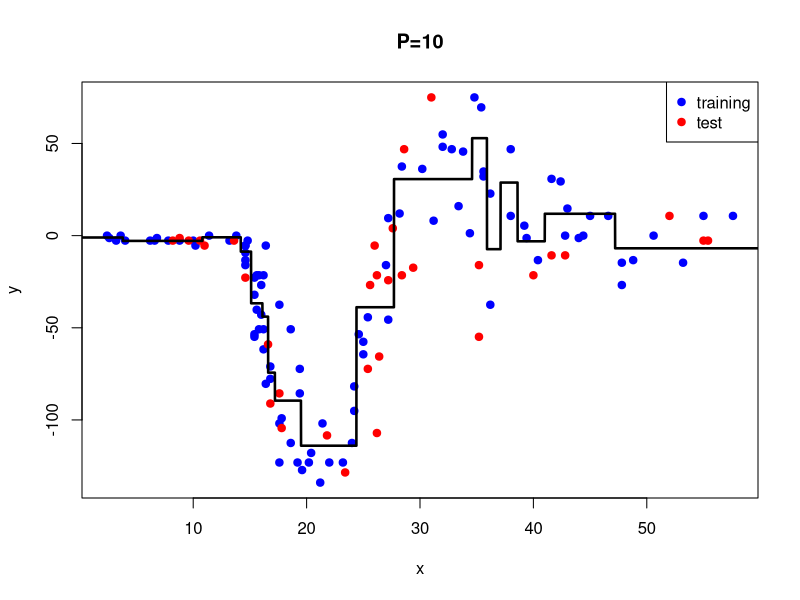
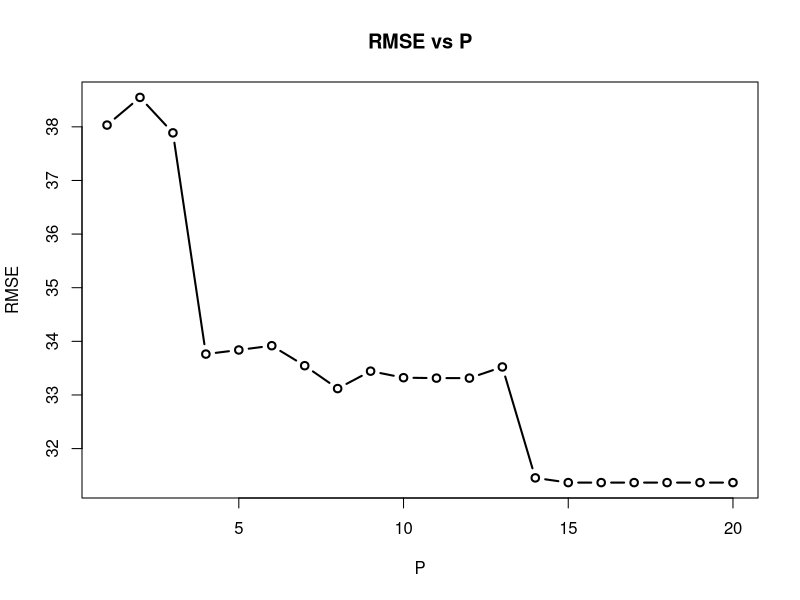

Recreate these plots in R, in order.
# read data into memory
rm(list=ls(all=TRUE))
data_set <- read.csv("hw05_data_set.csv")
set.seed(521)

#get x and y values
X <- data_set$x
y <- data_set$y

#since we have only one column for x, D is equal to 1.

#separate train and test data
train_indices <-  c(sample(which(X==X),100)) 
X_train <- X[train_indices]
y_train <- y[train_indices]
X_test <- X[-train_indices]
y_test <- y[-train_indices]

#define plot parameters
minimum_value <- -0
maximum_value <- +60
data_interval <- seq(from = minimum_value, to = maximum_value, by = 0.01)


# get numbers of train and test samples
N_train <- length(y_train)
N_test <- length(y_test)



##########################################################################################################
decisionTree <- function(P){
  
  # create necessary data structures
  node_indices <- list()
  is_terminal <- c()
  need_split <- c()
  currentMean <- c()
  node_splits <- c() 
  
  # put all training instances into the root node
  node_indices <- list(1:N_train)
  is_terminal <- c(FALSE)
  need_split <- c(TRUE)
  
  # learning algorithm
  while (1) {
    # find nodes that need splitting
    split_nodes <- which(need_split)
    # check whether we reach all terminal nodes
    if (length(split_nodes) == 0) {
      break
    }
    # find best split positions for all nodes
    for (split_node in split_nodes) {
      data_indices <- node_indices[[split_node]]
      need_split[split_node] <- FALSE
      best_score <- rep(0, 1)  #arbitrary choice to define or not since they are scalars.
      best_split <- rep(0, 1)
      
      unique_values <- sort(unique(X_train[data_indices]))
      if(length(unique_values)==1){
        is_terminal[split_node] <- TRUE
        need_split[split_node] <- FALSE
        node_splits[split_node]<- unique_values[1]
        currentMean[split_node] <- mean(y_train[data_indices])
      }
      else{
        split_positions <- (unique_values[-1] + unique_values[-length(unique_values)]) / 2
        split_scores <- rep(0, length(split_positions))
        
        for (s in 1:length(split_positions)) {
          left_indices <- data_indices[which(X_train[data_indices] < split_positions[s])]
          right_indices <- data_indices[which(X_train[data_indices] >= split_positions[s])]
          
          impurityLeft <- (1/length(data_indices)) * sum((y_train[left_indices] - mean(y_train[left_indices]))^2)
          impurityRight <- (1/length(data_indices)) * sum((y_train[right_indices] - mean(y_train[right_indices]))^2)
          split_scores[s] <- impurityLeft + impurityRight
        }
        
        best_score <- min(split_scores)
        best_split <- split_positions[which.min(split_scores)]  
        node_splits[split_node] <- best_split
        
        # create left node using the selected split
        left_indices <- data_indices[which(X_train[data_indices] < best_split)]
        node_indices[[2 * split_node]] <- left_indices
        
        if(length(left_indices) <= P){
          is_terminal[2 * split_node] <- TRUE
          need_split[2 * split_node] <- FALSE
          currentMean[2 * split_node] <- mean(y_train[left_indices])
          node_splits[2 * split_node]<- mean(left_indices)
        }
        else{
          is_terminal[2 * split_node] <- FALSE
          need_split[2 * split_node] <- TRUE
        }
        
        #create right node
        right_indices <- data_indices[which(X_train[data_indices] >= best_split)]
        node_indices[[2 * split_node + 1]] <- right_indices
        
        if(length(right_indices) <= P){
          is_terminal[2 * split_node+1] <- TRUE
          need_split[2 * split_node +1] <- FALSE
          currentMean[2 * split_node+1] <- mean(y_train[right_indices])
          node_splits[2 * split_node+1]<- mean(right_indices)
        }
        else{
          is_terminal[2 * split_node + 1] <- FALSE
          need_split[2 * split_node + 1] <- TRUE
        } 
      }
    }
  }
  
  # traverse tree for test data points
  y_predicted <- rep(0, N_test)
  for (i in 1:N_test) {
    index <- 1
    while (1) {
      if (is_terminal[index] == TRUE) {
        y_predicted[i] <- currentMean[index]
        break
      } else {
        if (X_test[i] <= node_splits[index]) {
          index <- index * 2
        } else {
          index <- index * 2 + 1
        }
      }
    }
  }
  
  #print RMSE value for given P
  RMSE <- sqrt(sum((y_predicted-y_test)^2)/N_test)
  print(paste0("RMSE is ", RMSE," when P is ", P))
  
  #create output list which we will need later
  treeOutput <- list()
  treeOutput[[1]] <- RMSE
  treeOutput[[2]] <- currentMean
  treeOutput[[3]] <- node_splits
  treeOutput[[4]] <- is_terminal
  
  return (treeOutput)
}


#solving the tree for P=10
outputq1 <- decisionTree(10)
y_mean <- outputq1[[2]]
node_splits <- outputq1[[3]]
is_terminal <- outputq1[[4]]


#tree plot
y_interval <- rep(0, length(data_interval))
for (i in 1:length(data_interval)) {
  index <- 1
  while (1) {
    if (is_terminal[index] == TRUE) {
      y_interval[i] <- y_mean[index]
      break
    } else {
      if (data_interval[i] <= node_splits[index]) {
        index <- index * 2
      } else {
        index <- index * 2 + 1
      }
    }
  }
}

plot(X_train,y_train, ylab = "y", xlab = "x", pch=19, col="blue")
points(X_test,y_test, ylab = "y", xlab = "x", pch=19, col="red")
lines(data_interval,y_interval,type="l",lwd=2.5, col="black")
legend("topright" ,c("training","test"), col=c("blue","red"), pch=19)
title("P=10")

##########################################################################################################

#iterating over different P values to calculate RMSE values
RMSE_value <- c()
for (P in 1:20){
  
  output <- decisionTree(P)
  RMSE_value[P] <- output[[1]]
}

plot(1:20,RMSE_value, type="b",ylab = "RMSE", xlab = "P", pch=1,lwd=2)
title("RMSE vs P")

